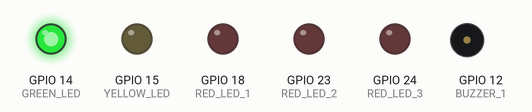
This program was run on a simulated Raspberry Pi (BCM pin numbers). Parts: output pins drawn as LEDs (lit = HIGH), buzzer (waves = sounding, pin HIGH).

Above: at 0.5 s.
At 3.2 s:
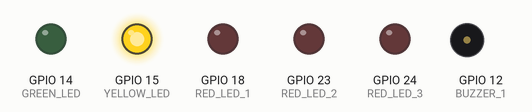
At 6.05 s:
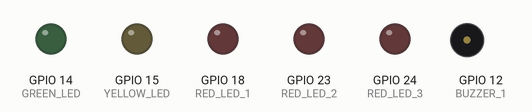
At 9.1 s:
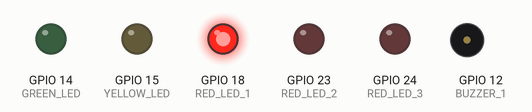
At 11.7 s:
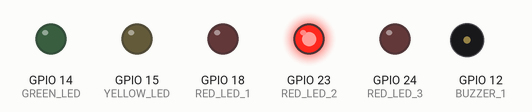
At 15.4 s:
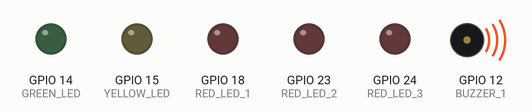
Timing chart, 0 to 18.3 s (numbered marks = the images above):
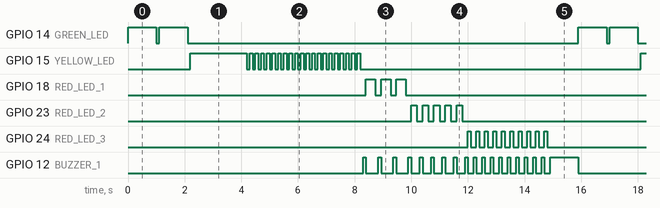

The program:

ConfigurableTalkTimer.py
```python
import RPi.GPIO as GPIO
from time import sleep

GPIO.setmode(GPIO.BCM)

GREEN_LED = 14
GREEN_LED_BLINK_RATES = (1,0.10)

YELLOW_LED = 15
YELLOW_LED_BLINK_RATES = (1,0.10)

RED_LED_1 = 18
RED_LED_1_BLINK_RATES = (1,0.10)

RED_LED_2 = 23
RED_LED_2_BLINK_RATES = (1,0.10)

RED_LED_3 = 24
RED_LED_3_BLINK_RATES = (1,0.10)

BUZZER_1 = 12

GPIO.setup(GREEN_LED, GPIO.OUT, initial=GPIO.LOW)
GPIO.setup(YELLOW_LED, GPIO.OUT, initial=GPIO.LOW)

GPIO.setup(RED_LED_1, GPIO.OUT, initial=GPIO.LOW)
GPIO.setup(RED_LED_2, GPIO.OUT, initial=GPIO.LOW)
GPIO.setup(RED_LED_3, GPIO.OUT, initial=GPIO.LOW)

GPIO.setup(BUZZER_1, GPIO.OUT)

def LED_Blink(ledId, ledBlinkRates, blink=False, blinkNum=1, buzzer=False):

	if blink:
		eachInterval = ledBlinkRates[0] / blinkNum
		for a in range(blinkNum):
			if buzzer:
				GPIO.output(BUZZER_1, True)
				sleep(0.10)
				GPIO.output(BUZZER_1, False)
			GPIO.output(ledId, GPIO.HIGH)
			sleep(eachInterval)
			GPIO.output(ledId,GPIO.LOW)
			sleep(0.10)
	else:
		GPIO.output(ledId, GPIO.HIGH)
		sleep(ledBlinkRates[0])
		GPIO.output(ledId, GPIO.LOW)
		sleep(ledBlinkRates[1])

SoundOn = True

while True:

	LED_Blink(GREEN_LED, (1,0.10))
	LED_Blink(GREEN_LED, (1,0.10))

	LED_Blink(YELLOW_LED, (2,0.10))
	LED_Blink(YELLOW_LED, (2,0.10), True, 20)

	LED_Blink(RED_LED_1, (1,0.10), True, 3, SoundOn)
	LED_Blink(RED_LED_2, (1,0.10), True, 5, SoundOn)
	LED_Blink(RED_LED_3, (1,0.10), True, 10, SoundOn)

	GPIO.output(BUZZER_1, GPIO.HIGH)
	sleep(1)
	GPIO.output(BUZZER_1, GPIO.LOW)
```

Measured:
- by itself, GPIO 14 (GREEN_LED): repeats every 15.9 s: LOW 0.10 s, HIGH 1.0 s, LOW 13.8 s, HIGH 1.0 s
- by itself, GPIO 15 (YELLOW_LED): moves between LOW and HIGH, repeating every 15.9 s
- by itself, GPIO 18 (RED_LED_1): LOW → HIGH at 8.4 s, → LOW 0.33 s later, → HIGH 0.20 s later, → LOW 0.33 s later, … (12 changes in this stretch)
- by itself, GPIO 23 (RED_LED_2): goes 4 × (HIGH 0.20 s, LOW 0.20 s), HIGH 0.20 s, LOW 14.1 s, 4 × (HIGH 0.20 s, LOW 0.20 s), HIGH 0.20 s, then LOW
- by itself, GPIO 24 (RED_LED_3): goes 9 × (HIGH 0.10 s, LOW 0.20 s), HIGH 0.10 s, LOW 13.1 s, 9 × (HIGH 0.10 s, LOW 0.20 s), HIGH 0.10 s, then LOW
- by itself, GPIO 12 (BUZZER_1): LOW → HIGH at 8.3 s, → LOW 0.10 s later, → HIGH 0.43 s later, → LOW 0.10 s later, … (76 changes in this stretch)
